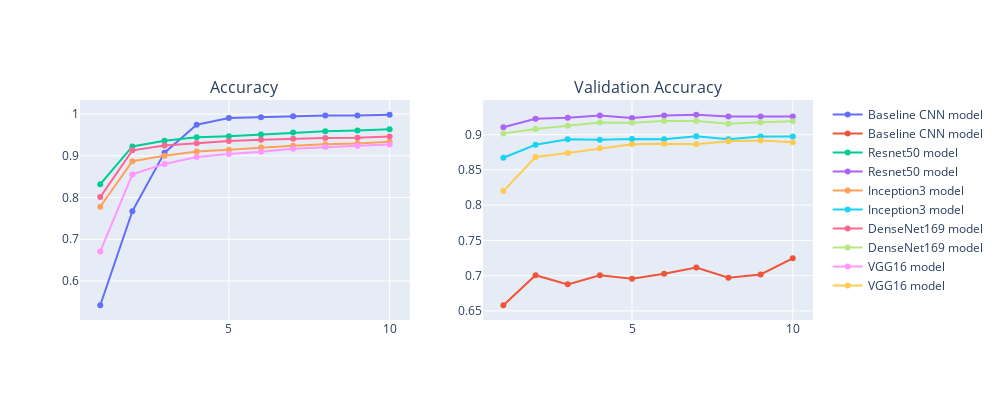

Notebook source saved alongside this figure:
### Markdown cell above
**Model Performance Plot**

### Code cell
fig = graph_accuracy(history_vgg, number_of_epochs, model_name = "VGG16 model", fig = fig, create_new_graph = False)

### Figure 1 — Plotly figure (JSON) as saved in the notebook; plotly's stock layout.template omitted (floating-point values rounded to 4 significant figures)
{"data": [{"name": "Baseline CNN model", "x": [1, 2, 3, 4, 5, 6, 7, 8, 9, 10], "y": [0.542, 0.7671, 0.9076, 0.9745, 0.9908, 0.9927, 0.9947, 0.9963, 0.9963, 0.9984], "type": "scatter", "xaxis": "x", "yaxis": "y"}, {"name": "Baseline CNN model", "x": [1, 2, 3, 4, 5, 6, 7, 8, 9, 10], "y": [0.658, 0.7007, 0.6877, 0.7007, 0.6957, 0.7027, 0.7117, 0.697, 0.7017, 0.7247], "type": "scatter", "xaxis": "x2", "yaxis": "y2"}, {"name": "Resnet50 model", "x": [1, 2, 3, 4, 5, 6, 7, 8, 9, 10], "y": [0.8319, 0.9225, 0.9359, 0.9443, 0.9469, 0.9513, 0.956, 0.9591, 0.9607, 0.9637], "type": "scatter", "xaxis": "x", "yaxis": "y"}, {"name": "Resnet50 model", "x": [1, 2, 3, 4, 5, 6, 7, 8, 9, 10], "y": [0.9107, 0.9227, 0.924, 0.9273, 0.9237, 0.9273, 0.9283, 0.926, 0.926, 0.926], "type": "scatter", "xaxis": "x2", "yaxis": "y2"}, {"name": "Inception3 model", "x": [1, 2, 3, 4, 5, 6, 7, 8, 9, 10], "y": [0.7779, 0.8869, 0.9001, 0.9106, 0.9145, 0.92, 0.9241, 0.9278, 0.9297, 0.9336], "type": "scatter", "xaxis": "x", "yaxis": "y"}, {"name": "Inception3 model", "x": [1, 2, 3, 4, 5, 6, 7, 8, 9, 10], "y": [0.8673, 0.8857, 0.8937, 0.893, 0.894, 0.8937, 0.898, 0.8937, 0.8973, 0.8973], "type": "scatter", "xaxis": "x2", "yaxis": "y2"}, {"name": "DenseNet169 model", "x": [1, 2, 3, 4, 5, 6, 7, 8, 9, 10], "y": [0.8011, 0.9131, 0.9247, 0.9298, 0.9355, 0.9384, 0.941, 0.9429, 0.9431, 0.9461], "type": "scatter", "xaxis": "x", "yaxis": "y"}, {"name": "DenseNet169 model", "x": [1, 2, 3, 4, 5, 6, 7, 8, 9, 10], "y": [0.9017, 0.908, 0.9127, 0.9173, 0.917, 0.9193, 0.9193, 0.9157, 0.9177, 0.919], "type": "scatter", "xaxis": "x2", "yaxis": "y2"}, {"name": "VGG16 model", "x": [1, 2, 3, 4, 5, 6, 7, 8, 9, 10], "y": [0.6707, 0.8554, 0.8806, 0.8972, 0.9044, 0.9094, 0.917, 0.921, 0.9243, 0.927], "type": "scatter", "xaxis": "x", "yaxis": "y"}, {"name": "VGG16 model", "x": [1, 2, 3, 4, 5, 6, 7, 8, 9, 10], "y": [0.82, 0.8683, 0.874, 0.8807, 0.8863, 0.8873, 0.8863, 0.8907, 0.8917, 0.8893], "type": "scatter", "xaxis": "x2", "yaxis": "y2"}], "layout": {"xaxis": {"anchor": "y", "domain": [0, 0.45], "type": "linear", "range": [0.3689, 10.63], "autorange": true}, "yaxis": {"anchor": "x", "domain": [0, 1], "type": "linear", "range": [0.5066, 1.034], "autorange": true}, "xaxis2": {"anchor": "y2", "domain": [0.55, 1], "type": "linear", "range": [0.3689, 10.63], "autorange": true}, "yaxis2": {"anchor": "x2", "domain": [0, 1], "type": "linear", "range": [0.6371, 0.9493], "autorange": true}, "annotations": [{"font": {"size": 16}, "showarrow": false, "text": "Accuracy", "x": 0.225, "xanchor": "center", "xref": "paper", "y": 1, "yanchor": "bottom", "yref": "paper"}, {"font": {"size": 16}, "showarrow": false, "text": "Validation Accuracy", "x": 0.775, "xanchor": "center", "xref": "paper", "y": 1, "yanchor": "bottom", "yref": "paper"}], "height": 400, "width": 1000}}
